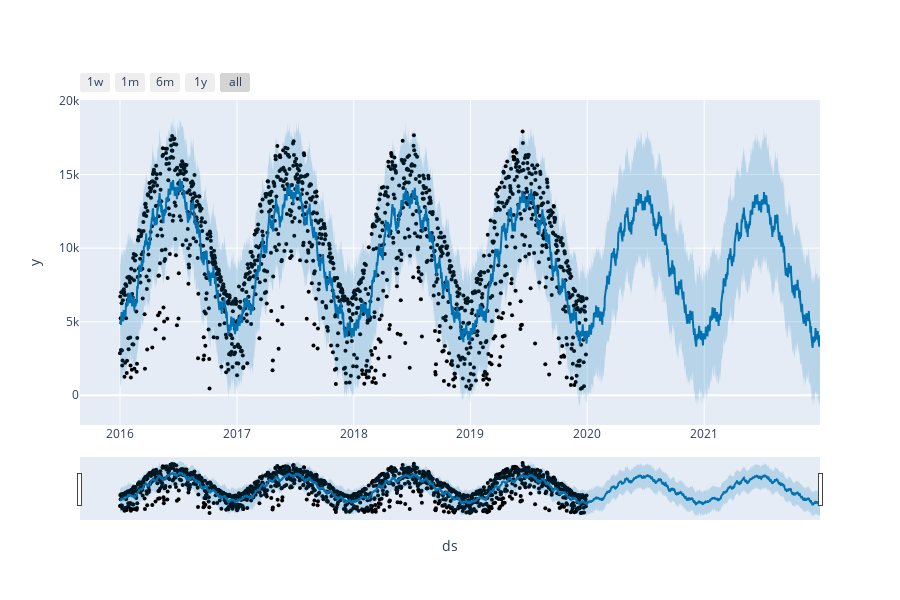

Notebook source saved alongside this figure:
### Code cell
# Python
from fbprophet.plot import plot_plotly, plot_components_plotly

plot_plotly(m3, forecast3)

### Figure 1 — Plotly figure (JSON) as saved in the notebook; plotly's stock layout.template omitted (floating-point values rounded to 4 significant figures; data arrays with more than 128 entries replaced by an {"elided": "..."} marker saying what was removed)
{"data": [{"marker": {"color": "black", "size": 4}, "mode": "markers", "name": "Actual", "type": "scatter", "x": {"elided": "1460 str values"}, "y": {"elided": "1460 int values"}}, {"hoverinfo": "skip", "line": {"width": 0}, "mode": "lines", "type": "scatter", "x": {"elided": "2190 str values"}, "y": {"elided": "2190 float values"}}, {"fill": "tonexty", "fillcolor": "rgba(0, 114, 178, 0.2)", "line": {"color": "#0072B2", "width": 2}, "mode": "lines", "name": "Predicted", "type": "scatter", "x": {"elided": "2190 str values"}, "y": {"elided": "2190 float values"}}, {"fill": "tonexty", "fillcolor": "rgba(0, 114, 178, 0.2)", "hoverinfo": "skip", "line": {"width": 0}, "mode": "lines", "type": "scatter", "x": {"elided": "2190 str values"}, "y": {"elided": "2190 float values"}}], "layout": {"height": 600, "showlegend": false, "width": 900, "xaxis": {"rangeselector": {"buttons": [{"count": 7, "label": "1w", "step": "day", "stepmode": "backward"}, {"count": 1, "label": "1m", "step": "month", "stepmode": "backward"}, {"count": 6, "label": "6m", "step": "month", "stepmode": "backward"}, {"count": 1, "label": "1y", "step": "year", "stepmode": "backward"}, {"step": "all"}]}, "rangeslider": {"visible": true}, "title": {"text": "ds"}, "type": "date"}, "yaxis": {"title": {"text": "y"}}}}
